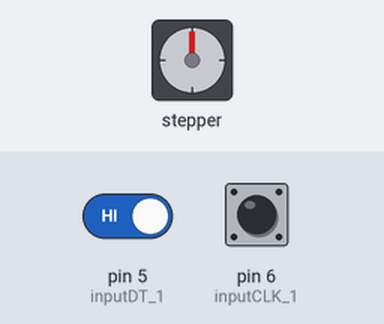
The sketch below on a simulated Arduino Uno, built with avr-gcc and run on an emulated ATmega328P. Shown: stepper motor. Wiring (inferred from the names in the program): stepper motor driver (200 steps per turn assumed): step pin 2; direction pin 3. The inputs (shaded band) are chosen by the test bench; at power-on: pin 6 (inputCLK_1) HIGH, pin 5 (inputDT_1) HIGH.

Above: at 1.2 s.
1.3 s: pin 6 (inputCLK_1) pulled LOW for 1 s
At 1.45 s:
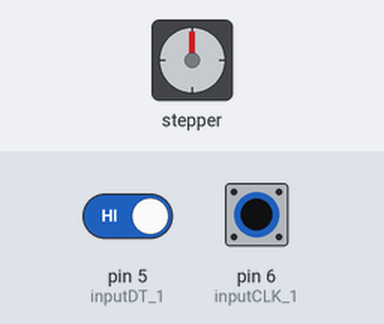
3.8 s: pin 5 (inputDT_1) driven LOW and pin 6 (inputCLK_1) driven LOW
At 3.95 s:
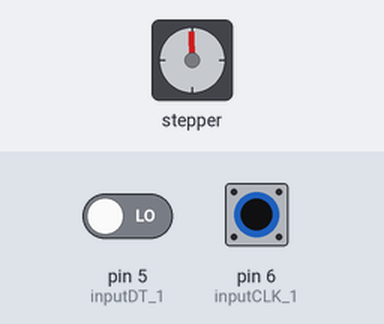
6.8 s: pin 6 (inputCLK_1) driven HIGH
8.3 s: pin 6 (inputCLK_1) driven LOW
At 8.45 s:
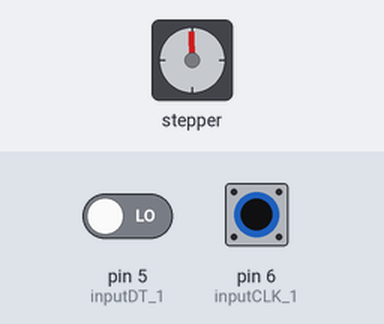
Timing chart, 0 to 12.3 s (numbered marks = the images above; inputs shaded):
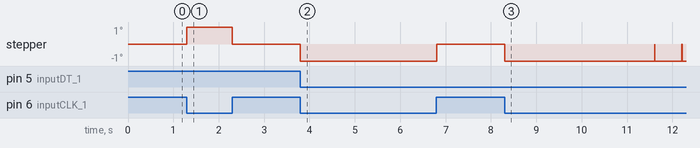

Measured:
- after the input at 1.3 s, stepper: goes 1° 1.0 s, then 0°, starting at once
- after the input at 8.3 s, stepper: goes -1° 3.3 s, 0° 0.01 s, -1° 0.59 s, 0° 0.01 s, then -1°, starting at once

The sketch:

StepperTest.ino
```cpp
#define PUL 2
#define DIR 3
#define inputCLK_1 6 // encoder1 CLK pin
#define inputDT_1 5 // encoder1 DT pin


int counter_1 = 0, motorStep = 0,dir;
float setAngle = 0.0, motorAngle = 0.0,error;
int currentStateCLK_1;
int previousStateCLK_1;
String encdir_1 = "";

unsigned long int t_old=0, t=0.0;
float freq = 700; // number of microseconds to wait between pulses

void setup() {
  // put your setup code here, to run once:
  pinMode(PUL,OUTPUT);
  pinMode(DIR,OUTPUT);

  pinMode(inputCLK_1,INPUT_PULLUP);
  pinMode(inputDT_1,INPUT_PULLUP);

  previousStateCLK_1 = digitalRead(inputCLK_1);
}

void loop() {

  read_encdr_1();

  setAngle = (counter_1 / 1200.0)*360;
  motorAngle = (motorStep / 800.0)*360;

  error = setAngle - motorAngle;

  // TODO: Add FLP check to make error equality account for the discretization
  if (error > 0)
  {
    digitalWrite(DIR,LOW);
    dir = 1;
    stepp(dir);
  }
  else if(error < 0)
  {
    digitalWrite(DIR,HIGH);
    dir = -1;
    stepp(dir);
  }
}

void stepp(int dir)
{
  t = micros();
  if ((t-t_old) > freq)
  {
    digitalWrite(PUL,HIGH);
    delayMicroseconds(1);
    digitalWrite(PUL,LOW);
    delayMicroseconds(1);
    t_old = t;
    motorStep = motorStep + dir;
  }
}


void read_encdr_1()
{
  currentStateCLK_1 = digitalRead(inputCLK_1);

  // Read encoder 1
  if (currentStateCLK_1 != previousStateCLK_1){
    // If the inputDT state is different than the inputCLK state then
    // the encoder is rotating counterclockwise
    if (digitalRead(inputDT_1) != currentStateCLK_1)
    {
      counter_1 --;
      encdir_1 ="CCW";
    }
    else
    {
      // Encoder is rotating clockwise
      counter_1 ++;
      encdir_1 ="CW";
    }
  }

  previousStateCLK_1 = currentStateCLK_1;
}
```
